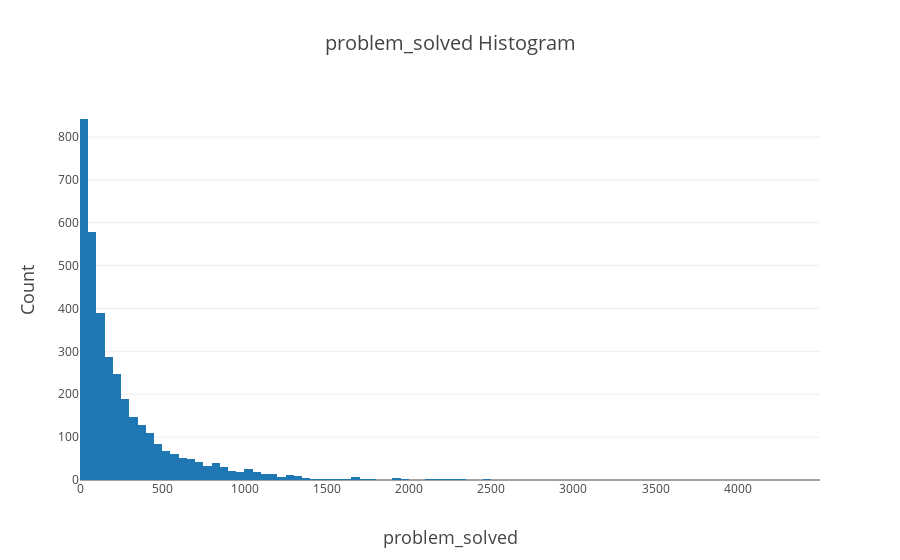

Here is the notebook cell this chart was saved with:
### Code cell
create_hists(users, cols=['problem_solved'])

### Figure 1 — Plotly figure (JSON) as saved in the notebook; plotly's stock layout.template omitted (floating-point values rounded to 4 significant figures; data arrays with more than 128 entries replaced by an {"elided": "..."} marker saying what was removed)
{"data": [{"name": "problem_solved", "type": "histogram", "uid": "02afcf9c-5f2b-11e9-9586-e442a6f8adc3", "x": {"elided": "3571 int values"}}], "layout": {"title": "problem_solved Histogram", "titlefont": {"size": 20}, "xaxis": {"autorange": true, "title": "problem_solved", "titlefont": {"size": 18}, "type": "linear"}, "yaxis": {"autorange": true, "title": "Count", "titlefont": {"size": 18}, "type": "linear"}}}
